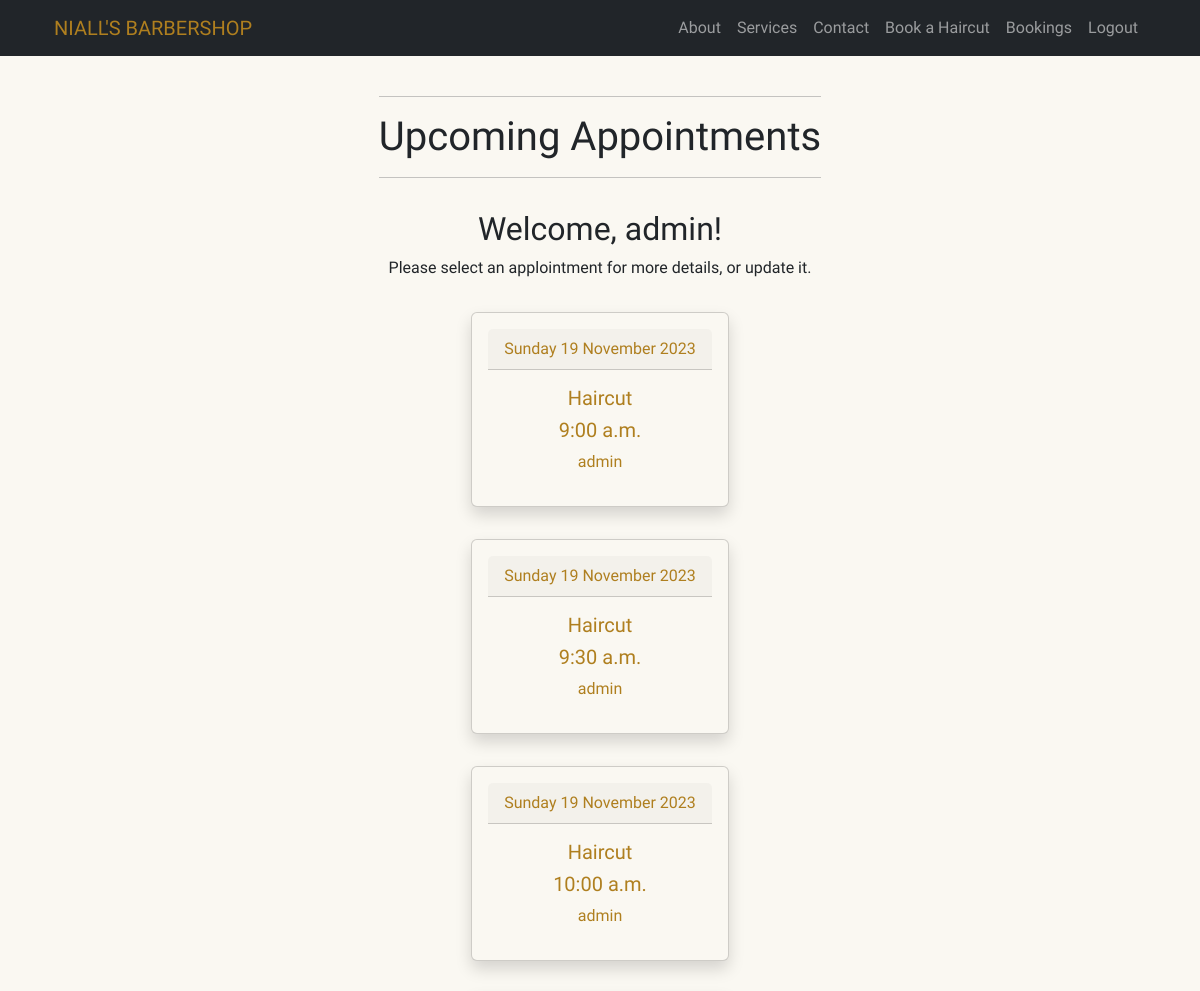
Before: /booking/ (signed in, upper part) with the older database file.
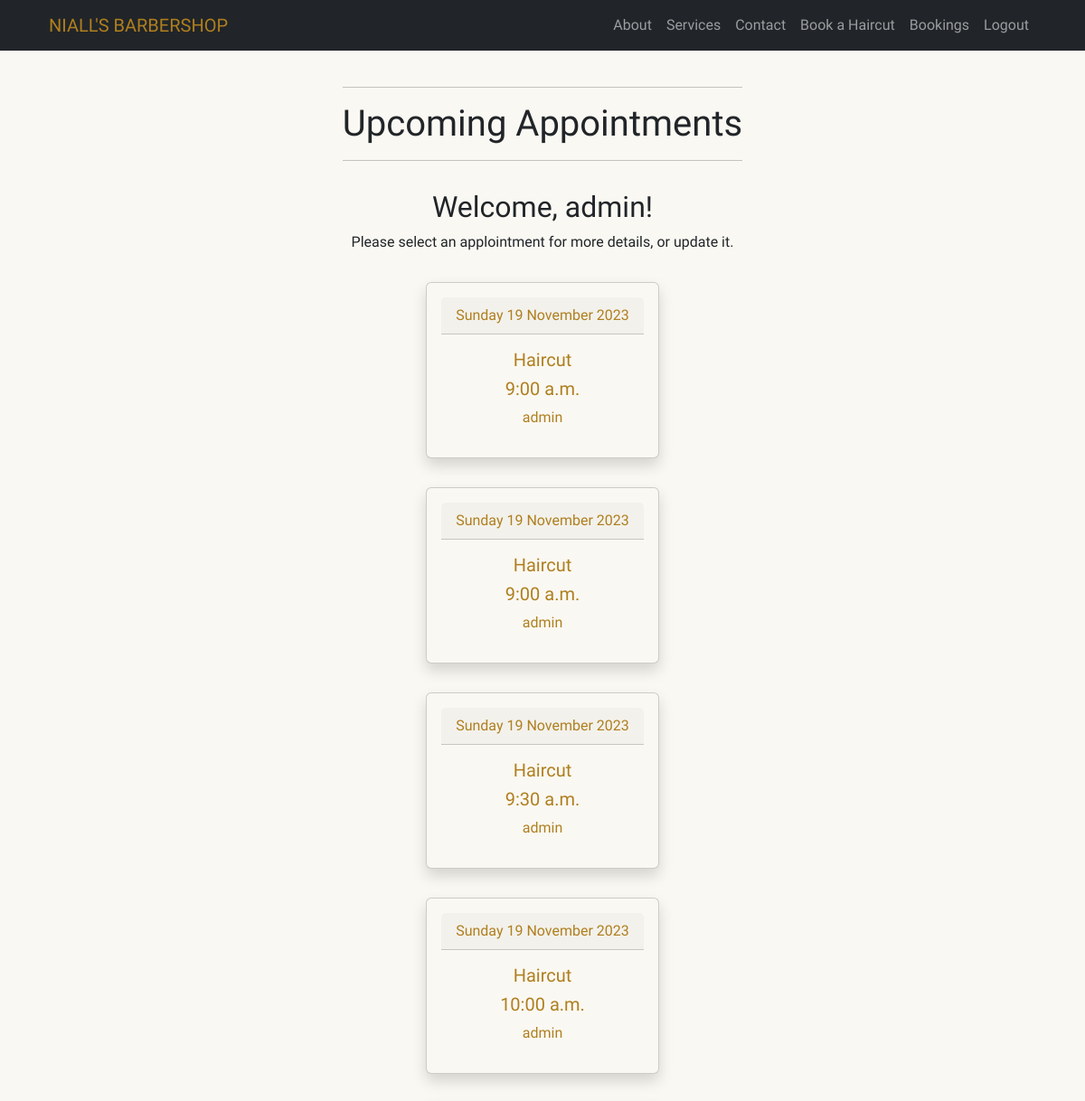
After: the same page with the newer database file.
### booking_system/models.py (models this page shows, shortened)
class Booking(models.Model):
    username = models.ForeignKey(User, on_delete=models.CASCADE,
                                 related_name='username_booking')
    date_of_booking = models.DateField()
    service_name = models.ForeignKey(Services, on_delete=models.CASCADE,
                                     related_name='service_name_booking')
    start_time = models.TimeField(choices=BOOKING_TIME)
    end_time = models.TimeField(editable=False, blank=True, null=True)
    confirmed = models.BooleanField(default=False)
    class Meta:
        ordering = ['date_of_booking', 'start_time']

class Services(models.Model):
    service_name = models.CharField(max_length=250)
    session_length = models.DurationField()
    cost = models.DecimalField(max_digits=8, decimal_places=2)
    def __str__(self):
        return self.service_name

### booking_system/views.py (the view)
# urls.py: path('booking/', views.BookingsListView.as_view(),
class BookingsListView(LoginRequiredMixin, ListView):
    model = Booking
    template_name = 'booking_system/booking_home.html'
    paginate_by = 25
    def get_queryset(self):
        if self.request.user.is_superuser:
            queryset = Booking.objects.filter(
                date_of_booking__gte=date.today()).order_by(
                    'date_of_booking', 'start_time')
            return queryset
        else:
            return Booking.objects.filter(
                username=self.request.user).filter(
                    date_of_booking__gte=date.today())

### booking_system/templates/booking_system/booking_home.html (shortened to what this page needs)
{% extends "base.html" %}
{% block content %}
{% load account %}
<div class="container mt-5 text-center push-down">
    <div class="container heading">
        <hr>
        <h1>Upcoming Appointments</h1>
        <hr>
    </div>
        <h2 class="pt-3">Welcome, {% user_display user %}!</h2>
    <p>Please select an applointment for more details, or update it.</p>
        {% if object_list %}
            {% for booking in object_list %}
            <div class=''>
                <div class="d-flex justify-content-center ">
                <a href="{% url 'booking-detail' booking.id %}" class="link-underline link-underline-opacity-0">
                    <div class="card shadow p-3 m-3 text-center custom-button-light-gold">
                        <div class="card-header">
                            <p class="p-0 m-0">{{ booking.date_of_booking|date:"l j F Y" }}</p>
                        </div>
                        <h5 class="mt-3">{{ booking.service_name }}</h5>
                        <h5>{{ booking.start_time|date:"g:i a" }} </h5>
                        {% if user.is_superuser %}
                        <p>{{ booking.username }}</p>
                        {% endif %}
                    </div>
                </a>
            </div>
            </div>
            {% endfor %}
        {% endif %}
</div>
{% endblock %}

Changed rows visible on the page:
added Booking: date_of_booking "Sunday 19 November 2023", service_name "Haircut", start_time "9:00 a.m.", username "admin"
